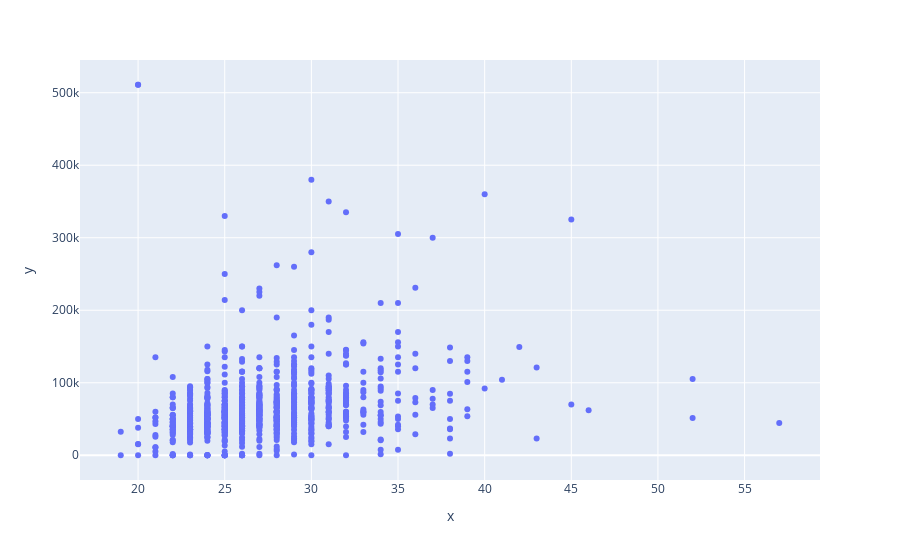

Notebook code for this chart:
### Code cell
## Age and Income Scatter Plot

import plotly.express as px

df = basic_df
fig = px.scatter(x=df['Age'], y=df['Income'])
fig.show()

### Figure 1 — Plotly figure (JSON) as saved in the notebook; plotly's stock layout.template omitted (floating-point values rounded to 4 significant figures; data arrays with more than 128 entries replaced by an {"elided": "..."} marker saying what was removed)
{"data": [{"hovertemplate": "x=%{x}<br>y=%{y}<extra></extra>", "legendgroup": "", "marker": {"color": "#636efa", "symbol": "circle"}, "mode": "markers", "name": "", "orientation": "v", "showlegend": false, "type": "scatter", "x": {"elided": "860 int values"}, "xaxis": "x", "y": {"elided": "860 int values"}, "yaxis": "y"}], "layout": {"legend": {"tracegroupgap": 0}, "margin": {"t": 60}, "xaxis": {"anchor": "y", "domain": [0, 1], "title": {"text": "x"}}, "yaxis": {"anchor": "x", "domain": [0, 1], "title": {"text": "y"}}}}
